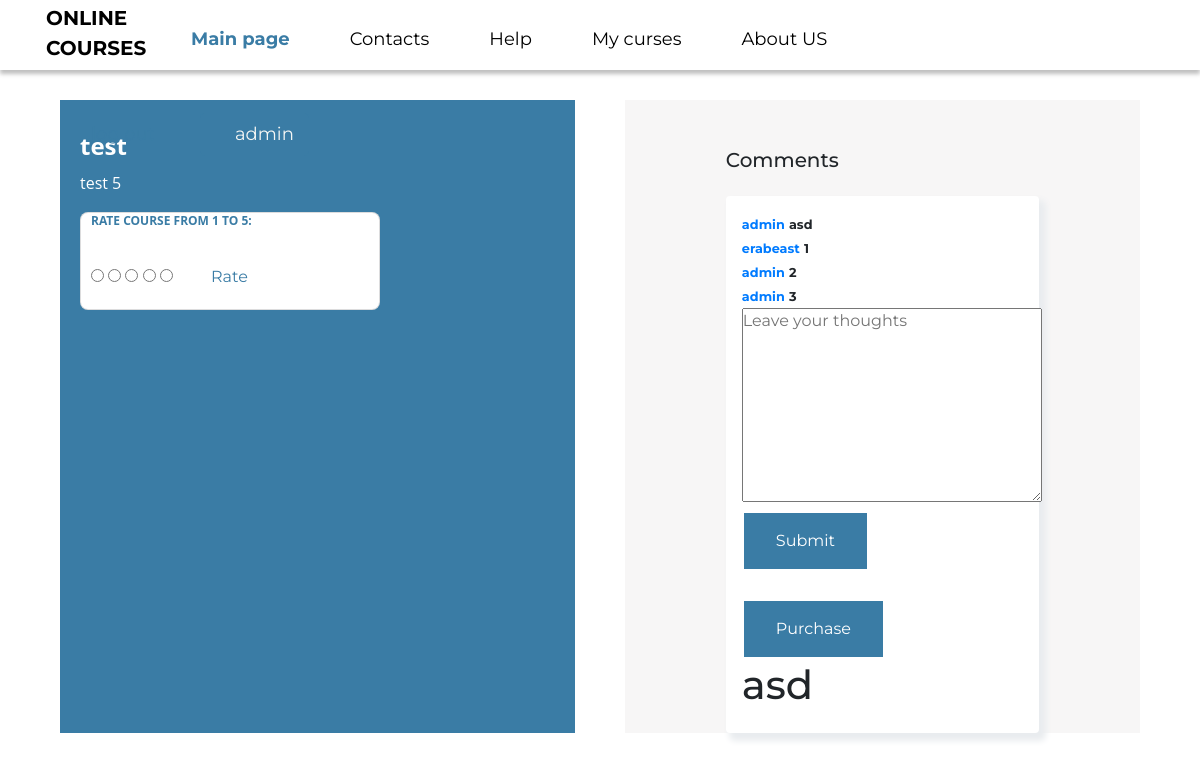
The page /course/1/ (signed in) on the database as committed earlier.
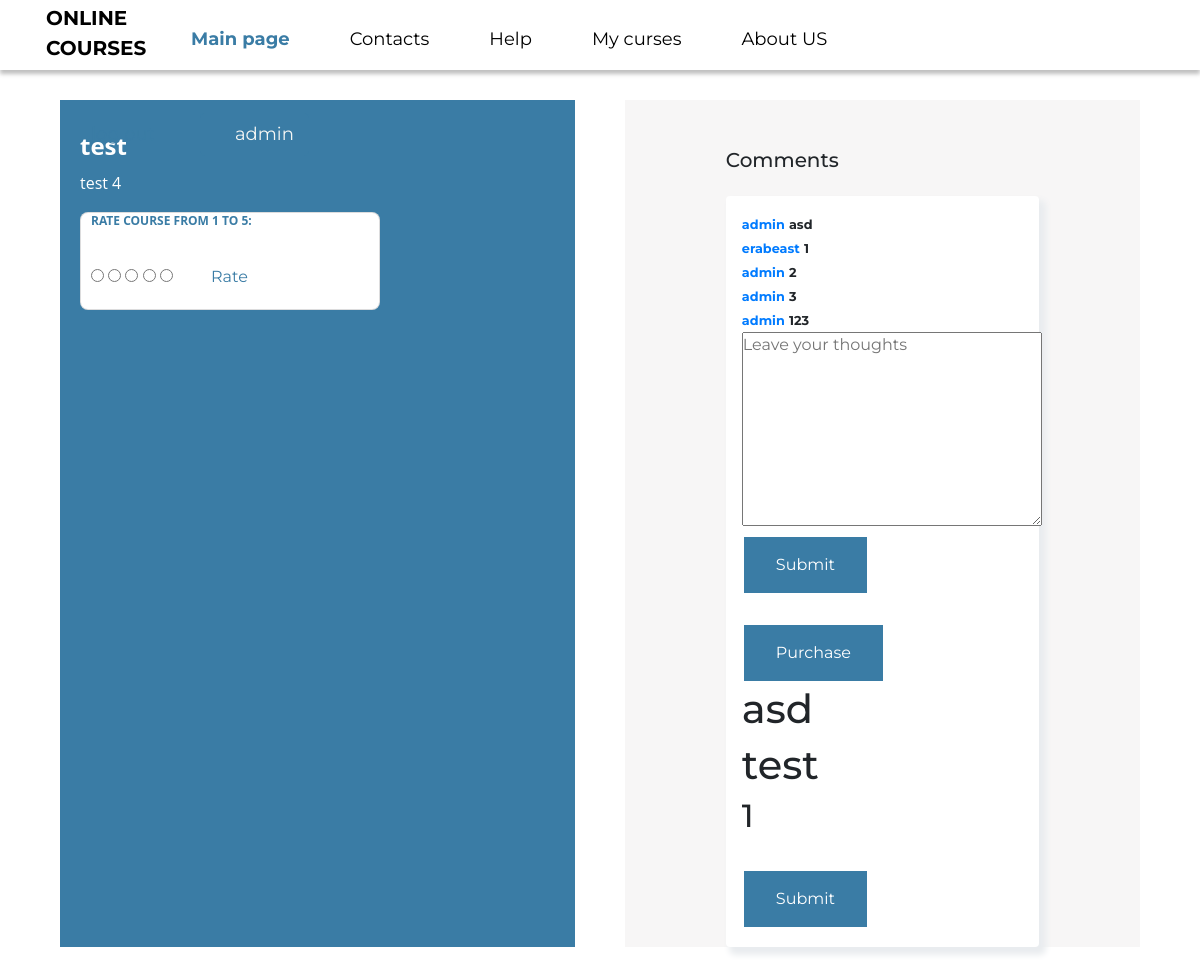
The same page on the database as committed later.
### app/models.py (models this page shows, shortened)
class Courses(models.Model):
    course_name = models.CharField(max_length=1000)
    course_description = models.TextField('description')
    course_date = models.DateTimeField('date created', auto_now_add=True)
    sum_rating = models.FloatField(default=0.0)
    count_rating = models.FloatField(default=0.0)
    course_requirements = models.TextField('requirements')
    def get_rating(self):
        return int(self.sum_rating / self.count_rating)

class Comment(models.Model):
    comment_text = models.TextField('comment_text')
    comment_on_course = models.ForeignKey(Courses, on_delete=models.CASCADE)
    comment_user = models.ForeignKey(SimpleUser, on_delete=models.CASCADE)

class SimpleUser(AbstractUser):
    def __str__(self):
        return self.username
    def get_name(self):
        return self.username

class Module(models.Model):
    module_title = models.TextField('module_title')
    module_of_course = models.ForeignKey(Courses, on_delete=models.CASCADE)
    number_of_lecture = models.IntegerField(default=0)

### app/views.py (the view)
# urls.py: path('course/<int:pk>/', GetCourseByID.as_view(), name='get_course_by_id'),
class GetCourseByID(DetailView):
    model = Courses
    template_name = "app/course.html"
    def get_context_data(self, **kwargs):
        context = super().get_context_data(**kwargs)
        context['comments_of_course'] = Comment.objects.filter(comment_on_course=self.object.id)
        context['modules_of_course'] = Module.objects.filter(module_of_course=self.object.id)
        crs_obj = self.get_object()
        crs_obj.save()
        return context

### app/templates/app/course.html (shortened to what the changed rows need)
{% extends "app/layout.html" %}
{% load static %}
{% block content %}
<section class="banner_course" style="padding-top: 30px">
    <div class="container">
        <div class="course_section">
            <div style="background-color: #3A7CA5;">
                <div style="margin-left: 20px;margin-top:30px">
                    <h2 class="course_name">{{ courses.course_name }}</h2>
                    <p class="course_description">
                        {{ courses.course_description }}
                        {{ courses.get_rating }}
                    </p>
                    <div style="width:300px;height:auto; background-color: white;border: 1px solid rgba(24, 25, 31, 0.15);box-sizing: border-box;border-radius: 8px;">
                        {%if user.is_authenticated%}
                        <p class="rating" style="margin-left: 10px">Rate course from 1 to 5: </p>
                        <form class="" style="margin-left: 10px" action="{% url 'rate_course' courses.id %}"
                              method="post">
                            {% for i in '12345'|make_list %}
                            <input class="custom-radio" type="radio" name="rate_val" value="{{forloop.counter}}">
                            {%endfor%}
                            <input class="rate" type="submit" name="" value="Rate">
                        </form>
                        {% endif %}
                    </div>
                </div>
            </div>
            <div style="background-color: #f7f6f6">
                {%if user.is_authenticated%}
                <div class="container mt-5">
                    <div class="row d-flex justify-content-center">
                        <div class="col-md-8">
                            <div class="card p-3">
                                {% if comments_of_course %}
                                {% for comment in comments_of_course %}
                                <div class="d-flex justify-content-between align-items-center">
                                    <div class="user d-flex flex-row align-items-center">
                                                <span><small class="font-weight-bold text-primary">{{comment.comment_user.username}}</small>
                                                    <small class="font-weight-bold">{{comment.comment_text}}</small>
                                                </span>
                                    </div>
                                </div>
                                {% endfor %}
                                {% else %}
                                <p>No comments on this article yet</p>
                                {% endif %}
                                {% endif %}
                                <h1>asd</h1>
                                {% for modules in modules_of_course %}
                                <form class="" action="{% url 'modules' modules.id %}" method="post">
                                    <h1>{{modules.module_title}}</h1>
                                    <h2>{{modules.number_of_lecture}}</h2>
                                    <br><input class="opinion_submit" type="submit" name="" value="Submit">
                                </form>
                                {% endfor %}
                            </div>
                        </div>
                    </div>
                </div>
            </div>
        </div>
    </div>
</section>
{% endblock %}

Rows that differ between the two databases and show on the page:
changed Courses "test": get_rating "5" → "4"
added Comment: comment_user.username "admin", comment_text "123"
added Module: module_title "test", number_of_lecture "1"
